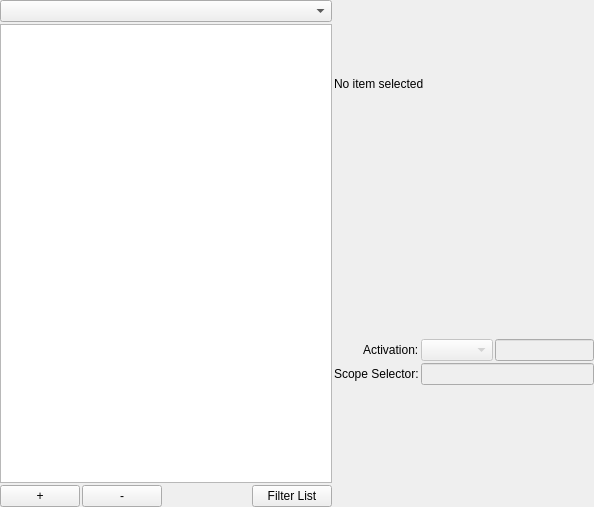
<?xml version="1.0" encoding="UTF-8"?>
<ui version="4.0">
 <class>bundleEditor</class>
 <widget class="QWidget" name="bundleEditor">
  <property name="geometry">
   <rect>
    <x>0</x>
    <y>0</y>
    <width>594</width>
    <height>507</height>
   </rect>
  </property>
  <property name="windowTitle">
   <string>Bundle Editor</string>
  </property>
  <layout class="QHBoxLayout" name="horizontalLayout_2">
   <property name="spacing">
    <number>2</number>
   </property>
   <property name="margin">
    <number>0</number>
   </property>
   <item>
    <layout class="QVBoxLayout" name="verticalLayout" stretch="0,0,0">
     <property name="spacing">
      <number>2</number>
     </property>
     <property name="sizeConstraint">
      <enum>QLayout::SetMaximumSize</enum>
     </property>
     <item>
      <widget class="QComboBox" name="comboBoxItemFilter"/>
     </item>
     <item>
      <widget class="QTreeView" name="treeView"/>
     </item>
     <item>
      <layout class="QHBoxLayout" name="horizontalLayout_3">
       <property name="spacing">
        <number>2</number>
       </property>
       <item>
        <widget class="QPushButton" name="btn_new_bundle">
         <property name="text">
          <string>+</string>
         </property>
        </widget>
       </item>
       <item>
        <widget class="QPushButton" name="btn_del_bundle">
         <property name="text">
          <string>-</string>
         </property>
        </widget>
       </item>
       <item>
        <spacer name="horizontalSpacer">
         <property name="orientation">
          <enum>Qt::Horizontal</enum>
         </property>
         <property name="sizeHint" stdset="0">
          <size>
           <width>98</width>
           <height>20</height>
          </size>
         </property>
        </spacer>
       </item>
       <item>
        <widget class="QPushButton" name="btn_filter">
         <property name="text">
          <string>Filter List</string>
         </property>
        </widget>
       </item>
      </layout>
     </item>
    </layout>
   </item>
   <item>
    <layout class="QVBoxLayout" name="verticalLayout_3">
     <property name="spacing">
      <number>2</number>
     </property>
     <item>
      <widget class="QLabel" name="labelTitle">
       <property name="text">
        <string>No item selected</string>
       </property>
      </widget>
     </item>
     <item>
      <widget class="QWidget" name="container" native="true"/>
     </item>
     <item>
      <layout class="QFormLayout" name="formLayout_2">
       <property name="fieldGrowthPolicy">
        <enum>QFormLayout::AllNonFixedFieldsGrow</enum>
       </property>
       <property name="labelAlignment">
        <set>Qt::AlignRight|Qt::AlignTrailing|Qt::AlignVCenter</set>
       </property>
       <property name="horizontalSpacing">
        <number>2</number>
       </property>
       <property name="verticalSpacing">
        <number>2</number>
       </property>
       <item row="0" column="0">
        <widget class="QLabel" name="label_2">
         <property name="text">
          <string>Activation:</string>
         </property>
        </widget>
       </item>
       <item row="0" column="1">
        <layout class="QHBoxLayout" name="horizontalLayout_4">
         <property name="spacing">
          <number>2</number>
         </property>
         <item>
          <widget class="QComboBox" name="comboBoxActivation">
           <property name="enabled">
            <bool>false</bool>
           </property>
          </widget>
         </item>
         <item>
          <widget class="QLineEdit" name="lineEditActivation">
           <property name="enabled">
            <bool>false</bool>
           </property>
          </widget>
         </item>
        </layout>
       </item>
       <item row="1" column="0">
        <widget class="QLabel" name="label_3">
         <property name="text">
          <string>Scope Selector:</string>
         </property>
        </widget>
       </item>
       <item row="1" column="1">
        <widget class="QLineEdit" name="lineEditScope">
         <property name="enabled">
          <bool>false</bool>
         </property>
        </widget>
       </item>
      </layout>
     </item>
    </layout>
   </item>
  </layout>
 </widget>
 <resources>
  <include location="../../../res.qrc"/>
 </resources>
 <connections/>
</ui>
